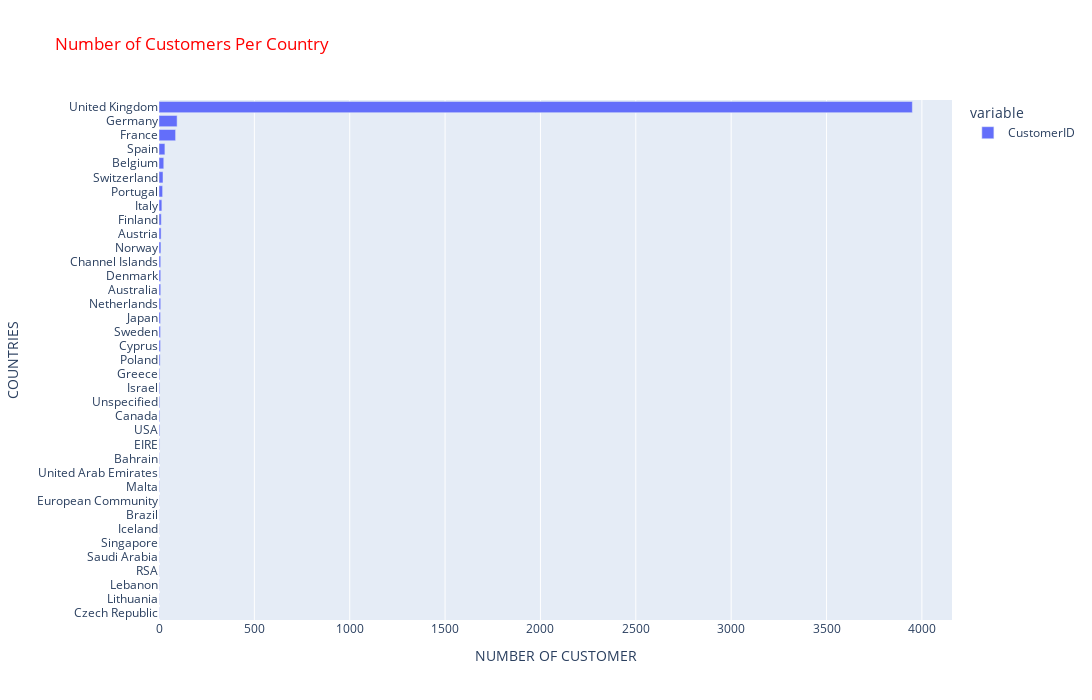

Write notebook code for a chart like this one.
### Code cell
# PLOTLY BAR PLOT
import plotly.express as px
plt.figure(figsize = (16,9))
fig = px.bar(df.groupby('Country')["CustomerID"].nunique().sort_values(ascending=False),
             x = ['CustomerID'], 
             y = df.groupby('Country')["CustomerID"].nunique().sort_values(ascending=False).index,
             title="Number of Customers Per Country")
fig.update_yaxes(categoryorder='total ascending')
fig.update_layout(xaxis_title="NUMBER OF CUSTOMER",yaxis_title="COUNTRIES", autosize=False, width=1400, height=700, title_font_color="red",)
fig.show()

### Figure 1 — Plotly figure (JSON) as saved in the notebook; plotly's stock layout.template omitted (floating-point values rounded to 4 significant figures)
{"data": [{"alignmentgroup": "True", "hovertemplate": "variable=CustomerID<br>value=%{x}<br>y=%{y}<extra></extra>", "legendgroup": "CustomerID", "marker": {"color": "#636efa", "pattern": {"shape": ""}}, "name": "CustomerID", "offsetgroup": "CustomerID", "orientation": "h", "showlegend": true, "textposition": "auto", "type": "bar", "x": [3950, 95, 87, 31, 25, 21, 19, 15, 12, 11, 10, 9, 9, 9, 9, 8, 8, 8, 6, 4, 4, 4, 4, 4, 3, 2, 2, 2, 1, 1, 1, 1, 1, 1, 1, 1, 1], "xaxis": "x", "y": ["United Kingdom", "Germany", "France", "Spain", "Belgium", "Switzerland", "Portugal", "Italy", "Finland", "Austria", "Norway", "Netherlands", "Australia", "Denmark", "Channel Islands", "Cyprus", "Sweden", "Japan", "Poland", "USA", "Canada", "Unspecified", "Israel", "Greece", "EIRE", "Malta", "United Arab Emirates", "Bahrain", "Czech Republic", "Lithuania", "Lebanon", "RSA", "Saudi Arabia", "Singapore", "Iceland", "Brazil", "European Community"], "yaxis": "y"}], "layout": {"autosize": false, "barmode": "relative", "height": 700, "legend": {"title": {"text": "variable"}, "tracegroupgap": 0}, "title": {"font": {"color": "red"}, "text": "Number of Customers Per Country"}, "width": 1400, "xaxis": {"anchor": "y", "domain": [0, 1], "title": {"text": "NUMBER OF CUSTOMER"}}, "yaxis": {"anchor": "x", "categoryorder": "total ascending", "domain": [0, 1], "title": {"text": "COUNTRIES"}}}}
